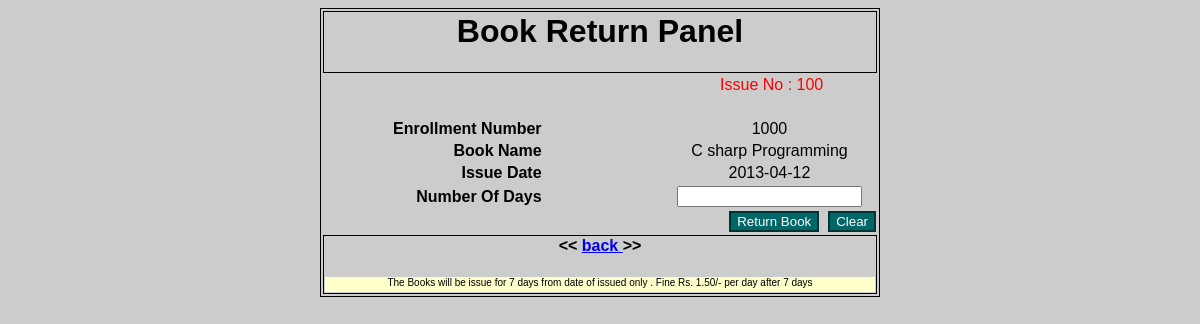
/return.php?id=100, run on the app's committed database.
### tables this page shows
CREATE TABLE IF NOT EXISTS `isuue_mstr` (
  `issue_no` int(11) NOT NULL AUTO_INCREMENT,
  `enroll_no` int(11) DEFAULT NULL,
  `bname` varchar(200) DEFAULT NULL,
  `issue_date` date DEFAULT NULL,
  `return_date` date DEFAULT NULL,
  `fine` decimal(6,2) DEFAULT '0.00',
  `book_returned` int(1) DEFAULT '0',
  PRIMARY KEY (`issue_no`),
  KEY `FK_isuue_mstr1` (`enroll_no`),
  KEY `FK_isuue_mstr` (`bname`)
);

### return.php (the view, shortened to what this page needs)
<?php
	$id = $_GET['id'];
     $query="select * from isuue_mstr where issue_no='$id'";
     $res=mysql_query($query);
     $cc = mysql_num_rows($res);
     if($cc > 0)
     {
	 	if($row = mysql_fetch_array($res))
		{
			$no = $row['enroll_no'];
			$bname = $row['bname'];
			$issue_date = $row['issue_date'];
		}
	 }
?>
<html>
    <head>
        <link href="style/mycss.css" rel="stylesheet" type="text/css" />
    </head>
<body>
<center>
<form action="" method="post">
<table style="width:500px;text-align:Center;border:1px solid black;">
<tr>
	<td colspan="3" style="border:1px solid black;">
		<h1>Book Return Panel</h1>
	</td>
</tr>
<tr>
	<td style="width:200px;">&nbsp;</td>
	<td style="width:100px;">&nbsp;</td>
	<td style="width:200px;color:red;">&nbsp; Issue No : <?php echo $id; ?> </td>
</tr>
<tr>
	<td style="width:200px;">&nbsp;</td>
	<td style="width:100px;">&nbsp;</td>
	<td style="width:200px;">&nbsp;</td>
</tr>
<tr>
	<th style="width:200px;text-align:right;">Enrollment Number</th>
	<td style="width:100px;">&nbsp;</td>
	<td style="width:200px;">&nbsp;<?php echo $no; ?></td>
</tr>
<tr>
	<th style="width:200px;text-align:right;">Book Name</th>
	<td style="width:100px;">&nbsp;</td>
	<td style="width:200px;">&nbsp;<?php echo $bname; ?></td>
</tr>
<tr>
	<th style="width:200px;text-align:right;">Issue Date</th>
	<td style="width:100px;">&nbsp;</td>
	<td style="width:200px;">&nbsp;<?php echo $issue_date; ?></td>
</tr>
<tr>
	<th style="width:200px;text-align:right;">Number Of Days</th>
	<td style="width:100px;">&nbsp;</td>
	<td style="width:200px;">&nbsp;<input type="text" name="t1"></td>
</tr>
                        <tr>
                            <td colspan="3" align="right">
                           <input type="submit" value="Return Book" class="button" name="s"/>&nbsp;&nbsp;<input type="reset" value="Clear" class="button" />
                            </td>
<tr>
	<td colspan="3" style="border:1px solid black;">
		<h4> << <a href="issuebook.php"> back </a> >> </h4>
		<center>
                <div style="width: 550px;height: 15px;text-align: center;background-color:#ffffcc;font-size: 10px;">
                    The  Books will be issue for 7 days from date of issued only . Fine Rs. 1.50/- per day after 7 days
                </div>
            </center>
	</td>
</tr>
</table>
</form>
</center>
</body>
</html>

### style/mycss.css (style rules this page uses)
body { background-color: #cccccc; font-family: Verdana,Arial,Helvetica,sans-serif; font-size: 12px; }
.button { background-color: #006666; color: #ffffff; border-right-style: solid; border-left-style: solid; border-bottom-style: solid; border-top-style: solid; border-right-color: #003333; border-left-color: #003333; border-bottom-color: #003333; border-top-color: #003333; border-right-width: 2px; border-left-width: 2px; border-bottom-width: 2px; border-top-width: 2px; }

### data on the page
isuue_mstr: enroll_no "1000", bname "C sharp Programming", issue_date "2013-04-12"

### other printed values
$id "100"
